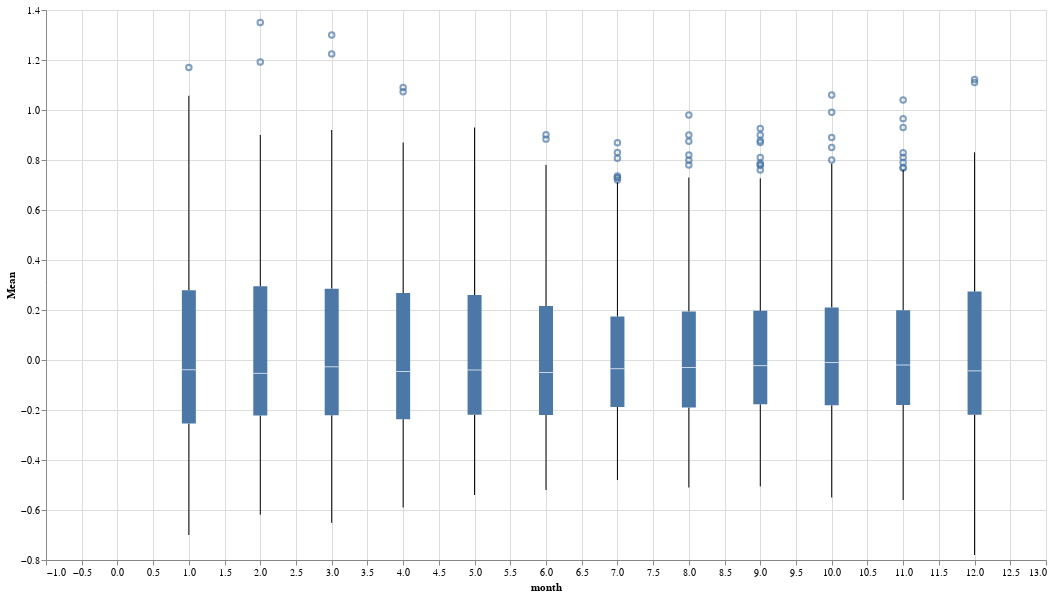

This figure's notebook cell:
### Code cell
alt.Chart(df).mark_boxplot().encode(
    x='month',
    y='Mean'
).properties(width= 1000,height=550)

### Figure 1 — Vega-Lite specification as saved in the notebook (floating-point values rounded to 4 significant figures; data arrays with more than 128 entries replaced by an {"elided": "..."} marker saying what was removed)
{"config": {"view": {"continuousWidth": 400, "continuousHeight": 300}}, "data": {"name": "data-2fa3d14a779145597faf2184d40fcbef"}, "mark": "boxplot", "encoding": {"x": {"field": "month", "type": "quantitative"}, "y": {"field": "Mean", "type": "quantitative"}}, "height": 550, "width": 1000, "$schema": "https://vega.github.io/schema/vega-lite/v4.17.0.json", "datasets": {"data-2fa3d14a779145597faf2184d40fcbef": {"elided": "3288 records"}}}
